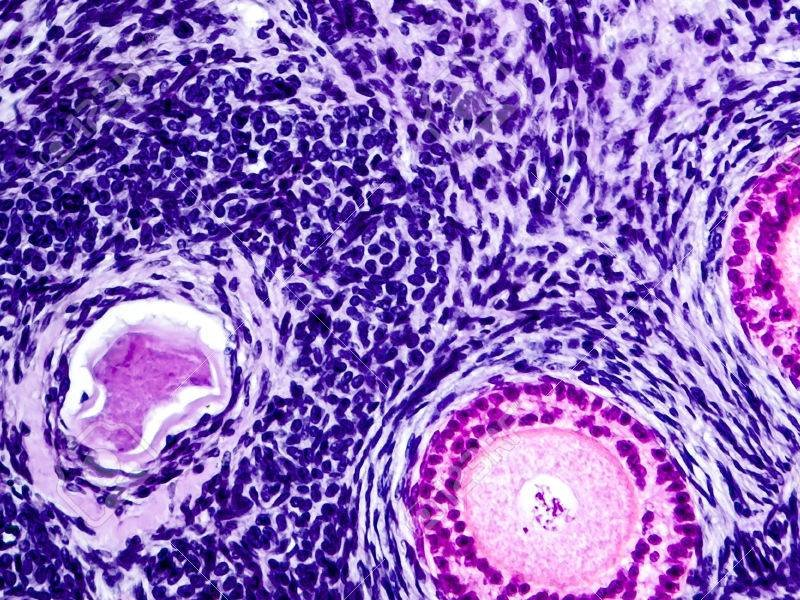
#> input picture 3 - Prueba deteccion de traslacion/Prueba tiempo where-minmaxloc/muestra1.jpg, 800 x 600 px, found by its file name
$ python imagegeneral.py
#> lines starting #> are read from the running program, lines starting #| are printed output that depends on the picture; after the words box and inside, x2 and y2 are one past the last pixel; in counts of white or black regions, pixels touching at a corner belong together; pictures that were not available may be replaced by others from this repository, and a replacement may not be noted
from cv2 import cv2
import numpy as np
import matplotlib.pyplot as plt
import time

#############importante, ndarray se configura en filas por columnas. en fiji es x,y, columnas por filas
img_1 = cv2.imread("muestra1.jpg", cv2.IMREAD_ANYCOLOR)
#> img_1 is the input picture: shape (600, 800, 3); mean B, G, R 190.6, 105.9, 143.2
img_2 = cv2.imread("union.jpg", cv2.IMREAD_ANYCOLOR)
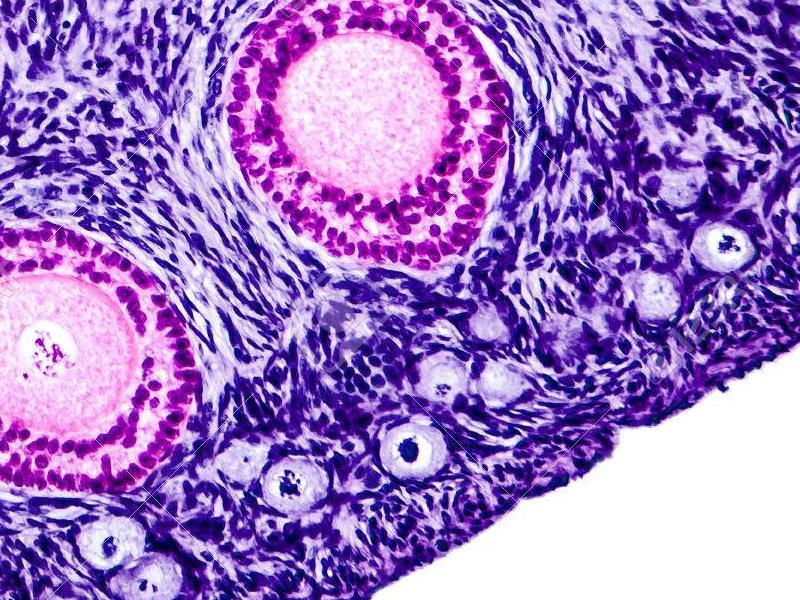
#> input picture 3 - Prueba deteccion de traslacion/Prueba tiempo where-minmaxloc/muestra2.jpg, 800 x 600 px, given in place of union.jpg, which was not available
#> img_2 is the input picture: shape (600, 800, 3); mean B, G, R 199, 121.4, 160.3
roi = cv2.imread("roi.jpg", cv2.IMREAD_ANYCOLOR) #
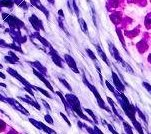
#> input picture 3 - Prueba deteccion de traslacion/Prueba tiempo where-minmaxloc/roi.jpg, 151 x 134 px, found by its file name
#> roi is the input picture: shape (134, 151, 3); mean B, G, R 206.4, 131.6, 165.3

h, w= roi.shape[:-1]
#> h = 134; w = 151

img = img_1.copy()
roi1 = roi.copy()

img2 = img_2.copy()
X = 0   #posición en la panorámica del ultimo frame, a partir del cual sacaria la máscara, es decir, la sacaría de X+x_mask --> que yo se el ancho del roi/frame 1024
Y = 0
panoramica = img_1.copy()
# Función que sirve para detectar si una imagen está contenida en otra
res = cv2.matchTemplate(img, roi1, cv2.TM_CCOEFF_NORMED)        # Esta, va a ser dato, no hará falta matchear, ni buscar la posición de la máscara (ambas cosas son dato)
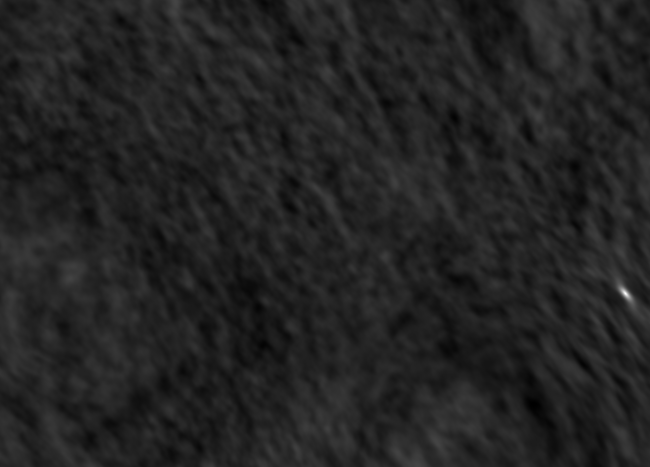
#> res: shape (467, 650) float32; min -0.158, max 0.996, mean 0.00309; drawn with min black and max white
print (type (res), "clase del match template")
#| <class 'numpy.ndarray'> clase del match template
inicio = time.perf_counter()
res2 = cv2.matchTemplate(img2, roi1, cv2.TM_CCOEFF_NORMED)      # Matchea con el nuevo roi (en este caso el roi es la mascara, e img2 es el nuevo frame)
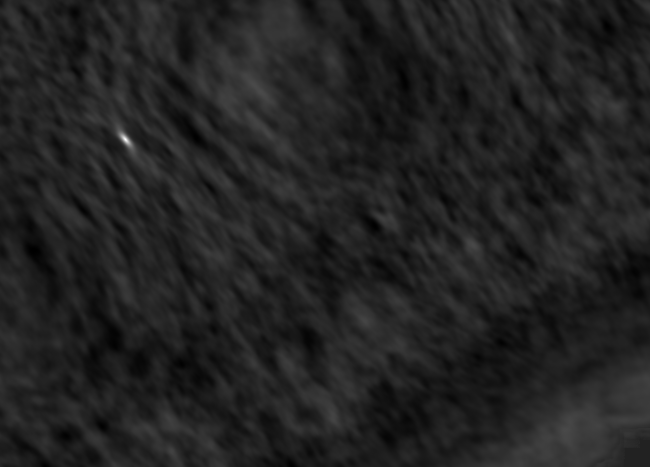
#> res2: shape (467, 650) float32; min -0.158, max 0.994, mean -0.000925; drawn with min black and max white
fin = time.perf_counter()
print ("TIEMPOO", fin-inicio)

#puedo buscar la localizacion de los puntos con la funcion cv2.minMaxLoc()
#min_val, max_val, min_loc, max_loc = cv2.minMaxLoc(res)
#depende el parámetro que haya puesto busco la posicion del maximo o minimo
#para el parametro elegido tendria que buscar el maximo

                # # # # # # # # min_val, max_val, min_loc, max_loc = cv2.minMaxLoc(res2)
# Umbral admitido
threshold = .9

# Si está dentro del umbral, crear un cuadrado sobre la imagen contenida en la imagen Todo
loc = np.where(res >= threshold)                                #Estas coordenadas son dato, posicion de la máscara (mask que saco del frame anterior)
#> loc = ([292, 293, 294], [624, 625, 626])
loc2 = np.where(res2 >= threshold)                              #si no se encuentra, loc queda vacío, por lo que el pt no puede definirse.
#> loc2 = ([138, 139, 140], [124, 125, 126])

if loc[0].size > 0 :
    print (loc)# devuelve tupla(x,y)
#| (array([292, 293, 294]), array([624, 625, 626]))
    x1 = loc[0][0] #filas
#> x1 = 292
    y1 = loc[1][0] #columnas
#> y1 = 624
else:
    print ("null")
                # # # # # # # # # print (max_loc, "loc 2", type (max_loc))
if loc2[0].size > 0 :
    print (loc2, "loc 2")# devuelve tupla(x,y)
#| (array([138, 139, 140]), array([124, 125, 126])) loc 2
    x2 = loc2[0][0]
#> x2 = 138
    y2 = loc2[1][0]
#> y2 = 124
else:
    print ("null")
#Asumiendo que las loc me dan una tupla de un punto único, y no un margen (como podría pasar)
tras_x = x1-x2
#> tras_x = 154
tras_y =  y1-y2
#> tras_y = 500

print ("La figura se trasladó en x:", tras_x, "\nY en y:", tras_y)
#| La figura se trasladó en x: 154
#| Y en y: 500
print ("Positivo a la derecha, negativo a la izquierda, en y")
a = np.zeros (3)
boollayer = np.ones((img.shape[0],img.shape[1]),dtype=bool)     #sub-matriz de booleanos
print (boollayer[0][0])
#| True

plt.imshow(boollayer)
plt.show()
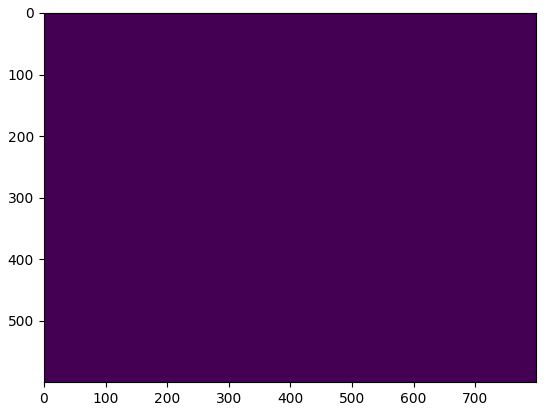
#> figure drawn by matplotlib, 1 panel


if tras_y!=0 and tras_x==0: #traslacion neta horizontal
    if tras_y>0:
        result = np.ndarray((img.shape[0],y1+img2.shape[1]-y2, img.shape[2]))

        print (result.shape, img.shape, img2.shape)
        result[:,:y1,:] = img[:,:y1,:]
        result[:,y1:,:] = img2[:,y2:,:]
    else:
        result = np.ndarray((img.shape[0],y2+img.shape[1]-y1, img.shape[2]))
        print (result.shape, img.shape, img2.shape)
        result[:,:y2,:] = img2[:,:y2,:]
        result[:,y2:,:] = img[:,y1:,:]

if tras_x!=0 and tras_y==0: #traslacion neta vertical
    if tras_x>0:
        result = np.ndarray((x1+img2.shape[0]-x2,img2.shape[1], img.shape[2]))
        print (result.shape, img.shape, img2.shape)
        result[:x1,:,:] = img[:x1,:,:]
        result[x1:,:,:] = img2[x2:,:,:]
    else:
        result = np.ndarray((x2+img.shape[0]-x1,img.shape[1], img.shape[2]))
        print (result.shape, img.shape, img2.shape)
        result[:x2,:,:] = img2[:x2,:,:]
        result[x2:,:,:] = img[x1:,:,:]

if tras_y!=0 and tras_x!=0: #traslacion diagonal

    if tras_y>0:
        result = np.ndarray((img.shape[0],y1+img2.shape[1]-y2, img.shape[2]))
#> result: shape (600, 1300, 3) float64; every value is 0
        #Redimencionamiento de la matriz de bool en y (horizontal)
        if boollayer.shape[1]<(y1+img2.shape[1]-y2):
            aux = boollayer.copy() #capaz se puede poner uno solo fuera del if
            boollayer.resize (boollayer.shape[0],y1+img2.shape[1]-y2) ####
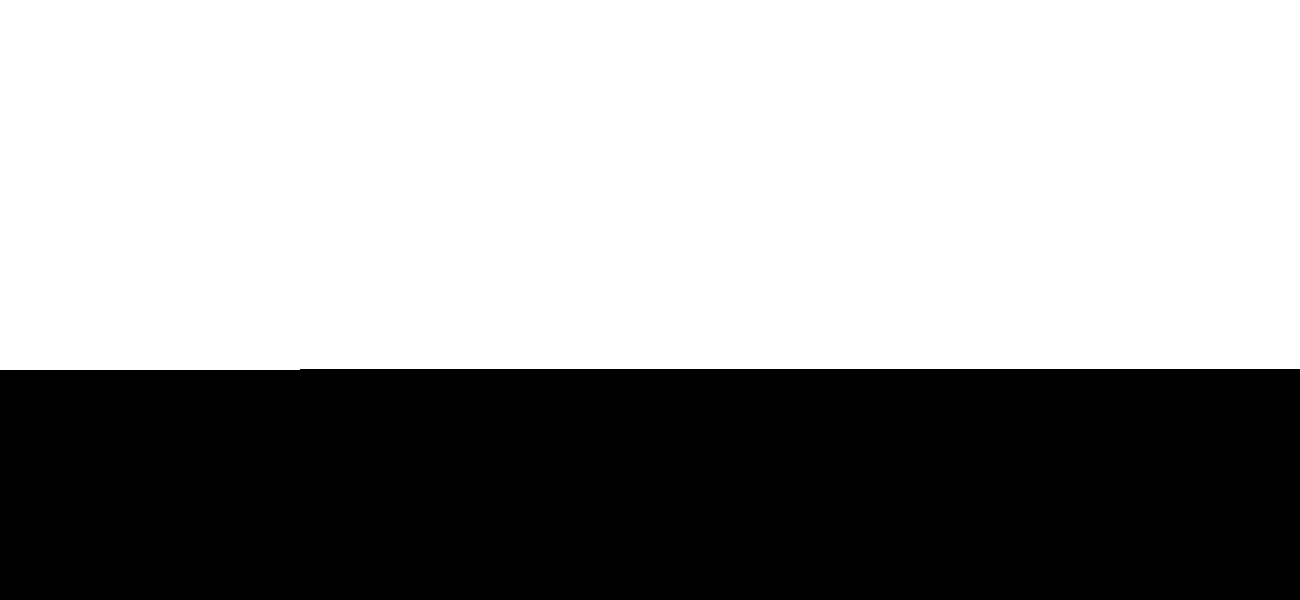
#> boollayer: shape (600, 1300) bool; 61.5% white; 1 black region, box (x1, y1, x2, y2) and area: (0, 369, 1300, 600) 300000
            boollayer[:,:]=False
#> boollayer: shape (600, 1300) bool; every value is 0
            boollayer[:,:aux.shape[1]] = aux[:,:]
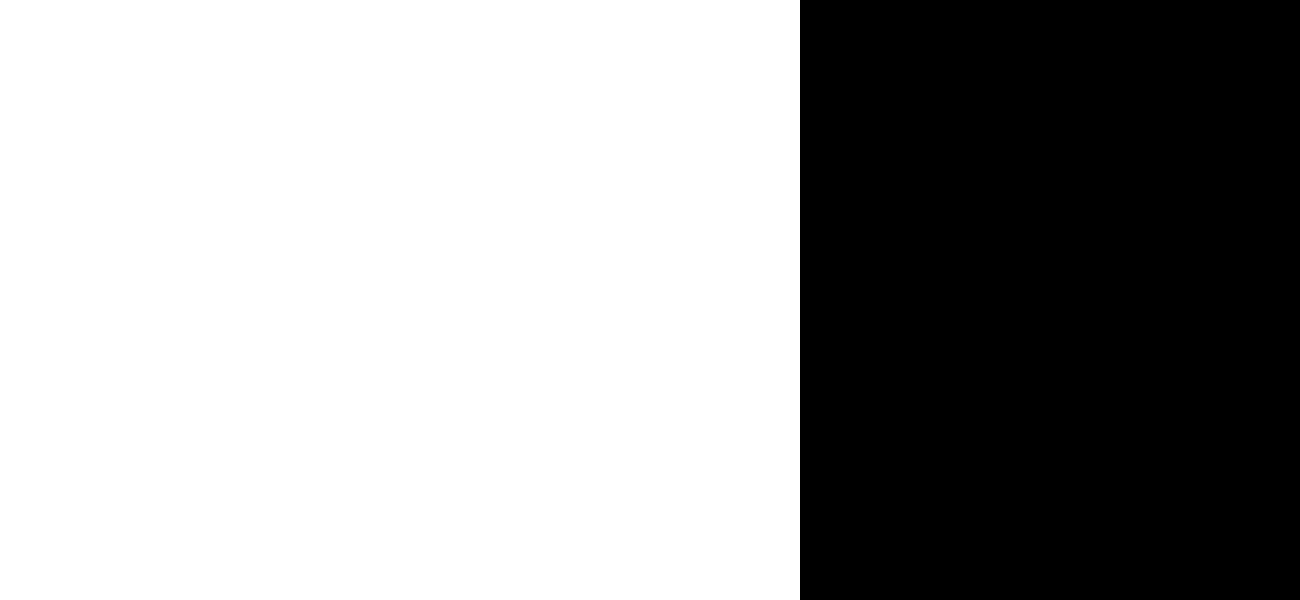
#> boollayer: shape (600, 1300) bool; 61.5% white; 1 black region, box (x1, y1, x2, y2) and area: (800, 0, 1300, 600) 300000
            print (aux.shape[1])
#| 800

            plt.imshow(boollayer)
            plt.show()
        #hacer un else que complete con los nuevos datos si no debe crecer en y.. capaz mas abajo directamente
        print (result.shape, img.shape, img2.shape)
#| (600, 1300, 3) (600, 800, 3) (600, 800, 3)
    else:
        result = np.ndarray((img.shape[0],y2+img.shape[1]-y1, img.shape[2]))

        if boollayer.shape[1]<(y2+img.shape[1]-y1):
            aux = boollayer.copy() #capaz se puede poner uno solo fuera del if
            boollayer.resize (boollayer.shape[0],y2+img.shape[1]-y1) ####
            boollayer[:,:]=False
            boollayer[:,y2-y1:] = aux[:,:]
            print (aux.shape[1])


            plt.imshow(boollayer)
            plt.show()

        print (result.shape, img.shape, img2.shape)
        # result[:,result.shape[1]-img2.shape[1]:,:] = img[:,:,:] #hacer con ndarray de bool # se completa result despues de analizar desplazamiento en x

    if tras_x>0:
        #
#> (the run stopped early here; a loop or call above may not have finished)
